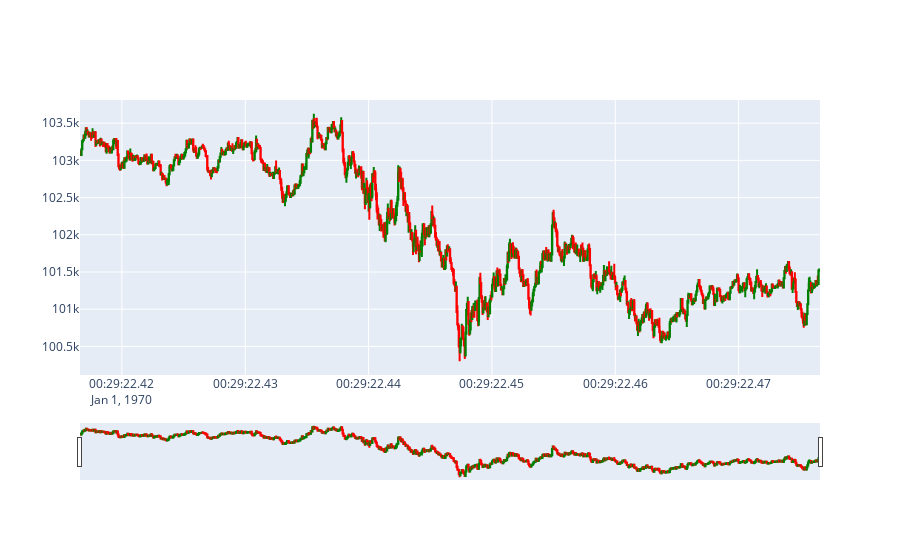

Notebook code for this chart:
### Code cell
fig = go.Figure(
    data=[
        go.Candlestick(
            x=dfp["open_time"],
            open=dfp["open"],
            high=dfp["high"],
            low=dfp["low"],
            close=dfp["close"],
            increasing_line_color='green',
            decreasing_line_color='red'
        )
    ]
)

fig.show()

### Figure 1 — Plotly figure (JSON) as saved in the notebook; plotly's stock layout.template omitted (floating-point values rounded to 4 significant figures; data arrays with more than 128 entries replaced by an {"elided": "..."} marker saying what was removed)
{"data": [{"close": {"elided": "1000 float values"}, "decreasing": {"line": {"color": "red"}}, "high": {"elided": "1000 float values"}, "increasing": {"line": {"color": "green"}}, "low": {"elided": "1000 float values"}, "open": {"elided": "1000 float values"}, "type": "candlestick", "x": {"elided": "1000 str values"}}], "layout": {}}
